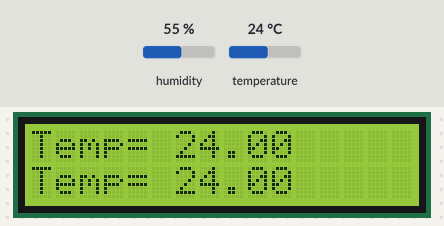
The sketch below on a simulated Arduino Uno, built with avr-gcc and run on an emulated ATmega328P. On the bench: 16×2 character LCD. Inputs (shaded band) come from the test bench; at power-on: temperature 24 °C, humidity 55 %.

Above: at 1.2 s.
1.3 s: temperature set to 12 °C
At 2.5 s:
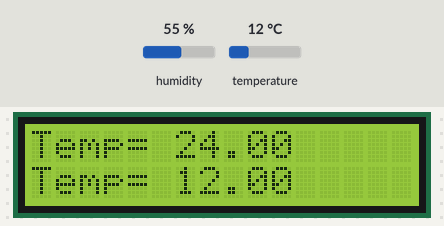
2.8 s: temperature set to 19 °C
At 3.2 s:
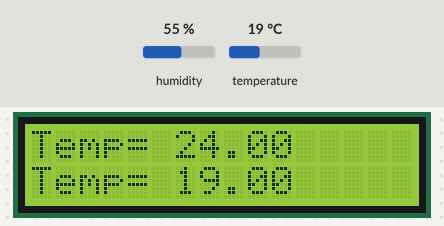
4.3 s: temperature set to 28 °C
At 4.7 s:
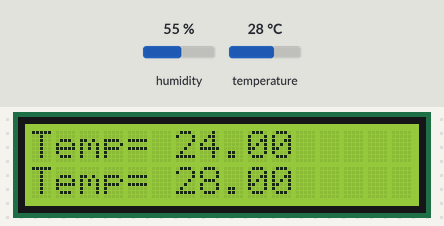
Timing chart, 0 to 7.3 s (numbered marks = the images above; inputs shaded):
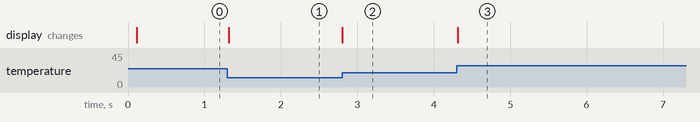

The sketch:

displaying_temperature__on_lcd.ino
```cpp
#include<LiquidCrystal.h>
#include<dht.h>
#include<SoftwareSerial.h>

int rs=16;
int en=17,d4=13,d5=12,d6=11,d7=10;
LiquidCrystal LCD(rs,en,d4,d5,d6,d7);
dht DHT;
#define pin 4

void setup() {
  LCD.begin(16,2);
  Serial.begin(9600);
}

void loop() {
      DHT.read11(pin);
      float temp=DHT.temperature;
      float humid=DHT.humidity;
      LCD.print("Temp= ");
      LCD.print(temp);
      LCD.setCursor(0,1);
      // LCD.print("Humid= "+humid);
}
```

Measured:
- after the input at 1.3 s, the display: changes at once (image 1)
- after the input at 2.8 s, the display: changes at once (image 2)
- after the input at 4.3 s, the display: changes at once (image 3)
